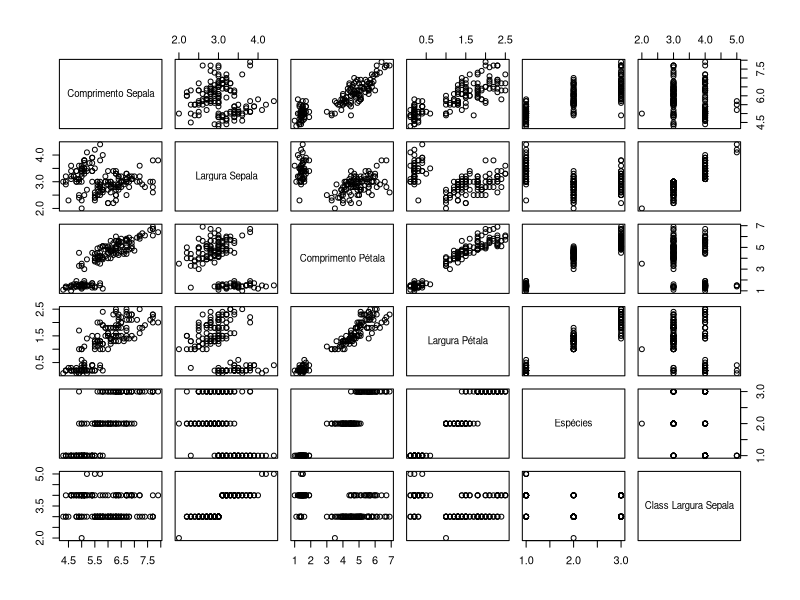
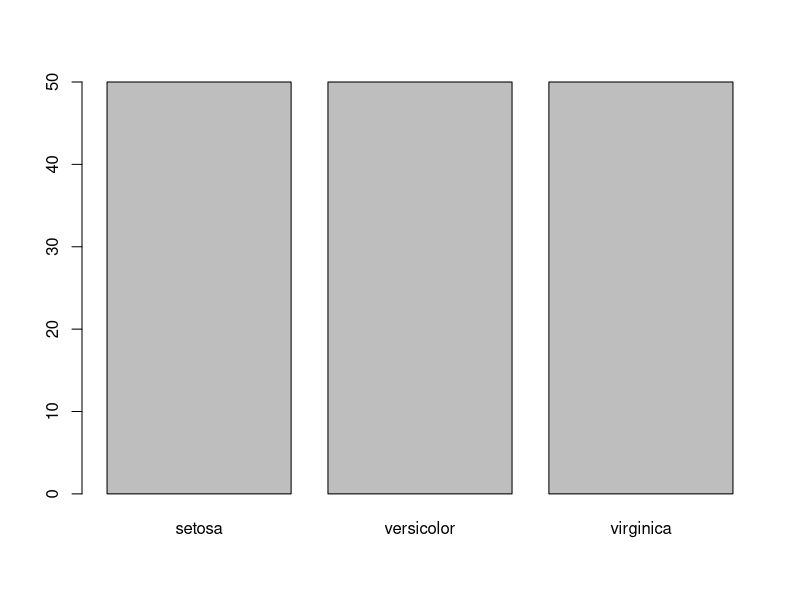
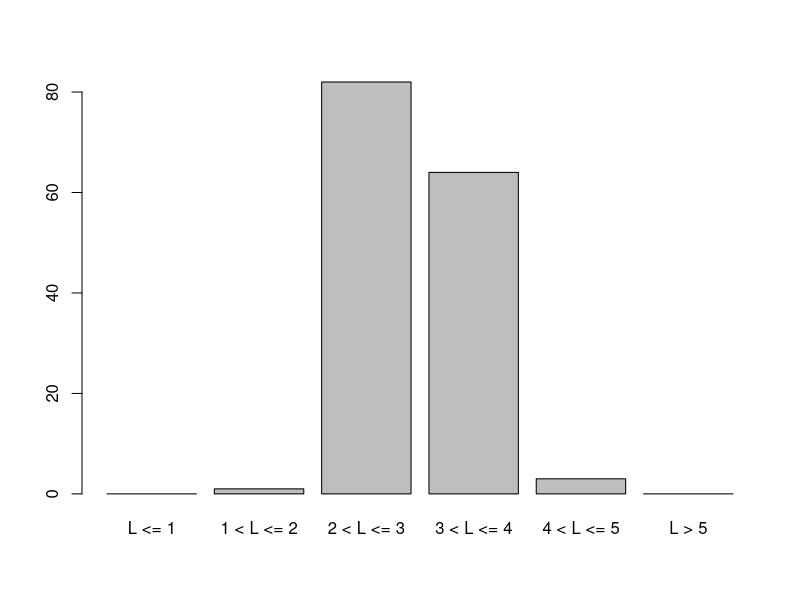
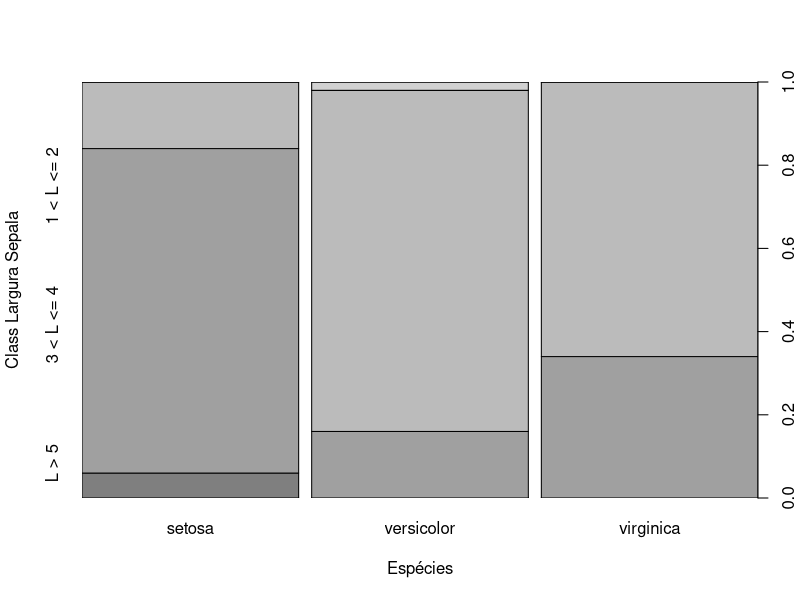
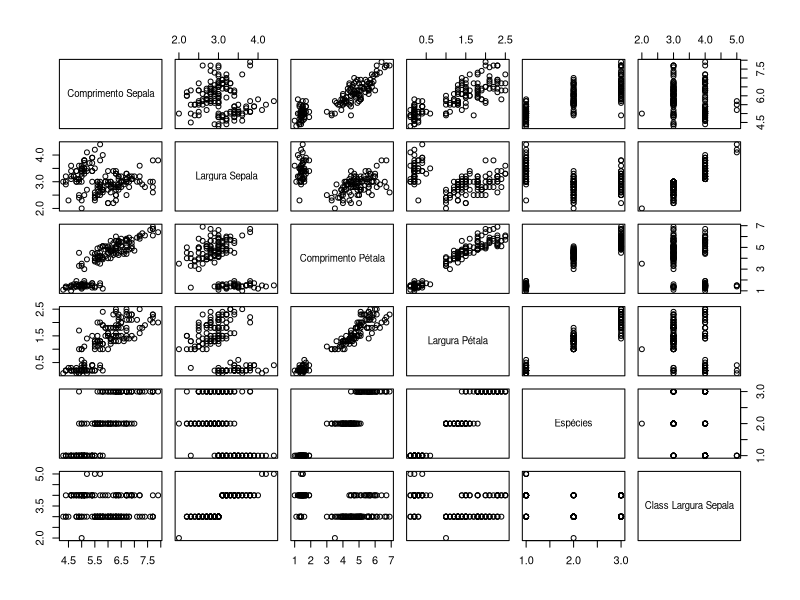
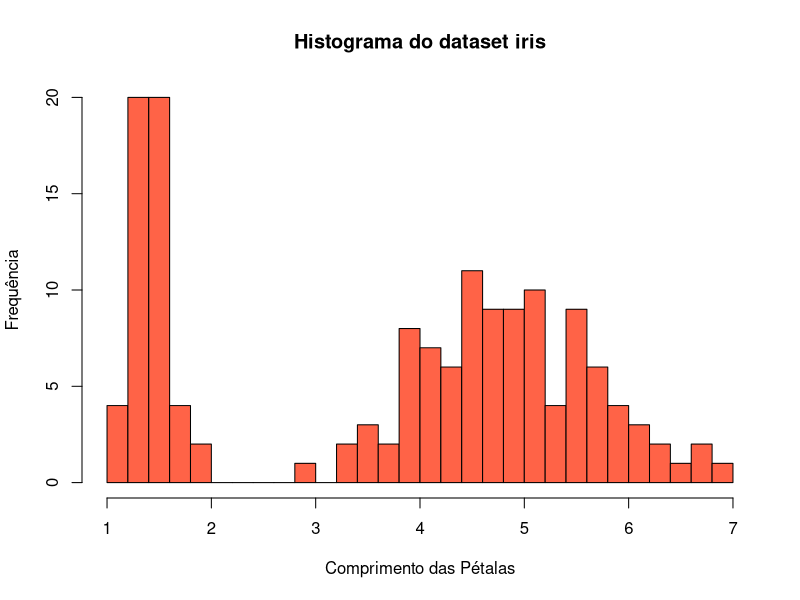
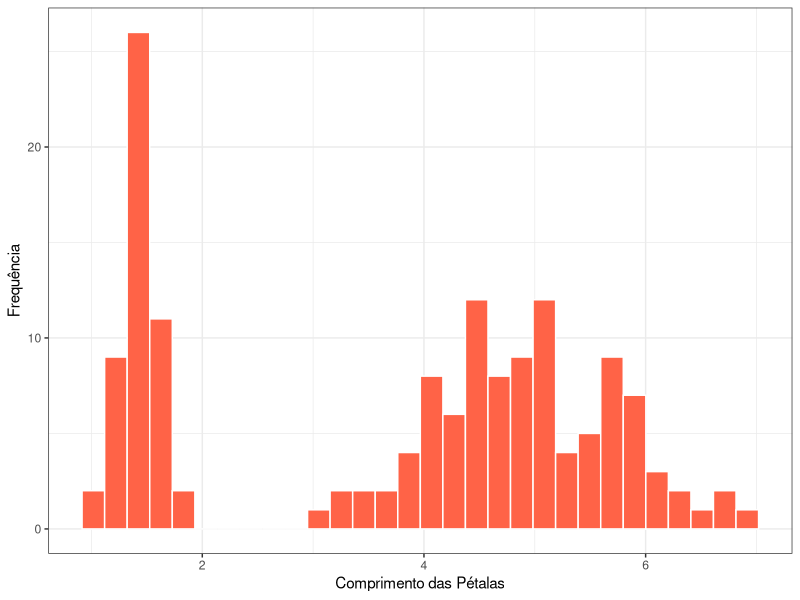

The R source for these figures, in order:
###.###.###.###.###.###.###.###.###.###.###.###.###.###.###.###.###.###.###.###
# CURSO INTRODUÇÃO A R - SCRIPT 2
###.###.###.###.###.###.###.###.###.###.###.###.###.###.###.###.###.###.###.###

# IMPORTANTE
# Há um conjunto de funções incríveis que não são nativas do R, mas foram desen-
# volvidas pela comunidade. Algumas até já tem no R puro, mas com o uso de outros.
# Um pacote muito importante, o qual carrega diversos outros importantes pacotes 
# é o tidyverse. Um dos principais pacotes importados é o dplyr

  
# Pacotes ----------------------------------------------------------------------
install.packages("tidyverse")   # análise, visualização e tratamento de dados
install.packages("kableExtra")  # visualização
library(tidyverse)
library(kableExtra)             

# Documentação
?tidyverse

# Pipe ( %>% ) -----------------------------------------------------------------
summary(iris)
iris %>% summary()
iris %>% head() %>% kbl()

ver <- function(df, n=7, name_table = "Base de Dados"){
  df %>% head(n) %>% 
    kbl(caption = paste("Tabela:",name_table)) %>%
    kable_classic(full_width = F, html_font = "") %>% 
    scroll_box(width = "100%", height = "300px")
}

args(ver)               # ver os argumentos da função
args(kable_classic)     # ver os argumentos da função
ver                     # ver a construção da função

ver(iris)
ver(iris, n=10, name_table = "Dataset Iris")
iris %>% summary() %>% ver()

# Filtros (Nativo do R x select() do pacote dplyr)
iris[iris$Species == 'versicolor' , ] %>% ver()
iris %>% filter(Species == 'versicolor') %>% ver()

# Condicionais ifelse / case_when ----------------------------------------------
classificacao <- ifelse(iris$Sepal.Width > 5, " > 5", " <= 5") # atribuindo a um vetor
iris$Classificacao <- classificacao   # criando uma nova variável a partir do vetor
iris %>% ver()

iris$Largura_Sepal <- case_when(
            iris$Sepal.Width > 5 ~ "L > 5",
            iris$Sepal.Width > 4 & iris$Sepal.Width <= 5 ~ "4 < L <= 5",
            iris$Sepal.Width > 3 & iris$Sepal.Width <= 4 ~ "3 < L <= 4",
            iris$Sepal.Width > 2 & iris$Sepal.Width <= 3 ~ "2 < L <= 3",
            iris$Sepal.Width > 1 & iris$Sepal.Width <= 2 ~ "1 < L <= 2",
            iris$Sepal.Width <= 1 ~ "L <= 1"
            )
iris %>% ver()

# Verificando/Alterando as classes do dataset ----------------------------------

class(iris)                # data.frame
class(iris$Species)        # factor (níveis, não somente textos aleatórios)
class(iris$Sepal.Length)   # numeric (float)
class(iris$Largura_Sepal)  # character

iris$Largura_Sepal  # observe que não consta os níveis relacionados
summary(iris)  # ver diferença entre as variáveis Species e Largura_Sepal

# supondo que eu queira classificar a variável Largura_Sepal
iris$Largura_Sepal <- factor(iris$Largura_Sepal)
class(iris$Largura_Sepal)
iris$Largura_Sepal

# veja que foram criados níveis. Como o R já entendeu a ordem, não precisei 
# especificar os níveis. Contudo, se eu quisesse/precisasse especificar, seria:
iris$Largura_Sepal <- factor(iris$Largura_Sepal,
                             levels = c("L <= 1",
                                        "1 < L <= 2",
                                        "2 < L <= 3",
                                        "3 < L <= 4",
                                        "4 < L <= 5",
                                        "L > 5")
                            )

# Obs: Deve ser na ordem desejada de classificação

iris %>% summary() %>% ver()  # veja diferença entre "Species" e "Largura_Sepal"

# Renomeando variáveis ---------------------------------------------------------
iris <- rename(.data = iris,
               "Comprimento Sepala" = Sepal.Length,
               "Largura Sepala" = Sepal.Width,
               "Comprimento Pétala" = Petal.Length,
               "Largura Pétala" = Petal.Width,
               "Espécies" = Species,
               "Class Largura Sepala" = Largura_Sepal)

iris %>% ver()

# criando um dataframe com as classes das variáveis
df_class <- data.frame("Variável" = iris %>% names(),
                       "Classe da Variável" = c(class(iris$`Comprimento Sepala`),
                                                class(iris$`Largura Sepala`),
                                                class(iris$`Comprimento Pétala`),
                                                class(iris$`Largura Pétala`),
                                                class(iris$`Espécies`),
                                                class(iris$`Classificacao`),
                                                class(iris$`Class Largura Sepala`)
                                                )
                       )

# Looping: for/while -----------------------------------------------------------
# vamos criar uma função para verificar todas as classes de cada variável

for (i in names(iris)){
  cat(paste(i, class(i), " - "))
}

# utilizando um for para a criação do dataframe. Exemplo
length(names(iris))                     # nº de variáveis
1:length(names(iris))                   # sequência 1,2,3,4,5,6
names(iris)[7]                          # nome da variável da posição 7
class(names(iris)[7])                   # classe da variável da posição 7
class(iris$`Comprimento Sepala`)        # classe da variável da posição 7
class(iris[["Comprimento Sepala"]])     # classe da variável da posição 7

classes_cariaveis_iris <- c()   # atribuindo um vetor vazio
for (i in 1:length(names(iris))){
  classes_cariaveis_iris[i] <- class(iris[[i]])
}
classes_cariaveis_iris

# aplicando em um looping
df_class <- data.frame("Variável" = iris %>% names(),
                       "Classe da Variável" = classes_cariaveis_iris)

df_class %>% ver(name_table = "Classes das Variáveis")

# Excluindo uma variável do dataset --------------------------------------------
# não é desejável a variável Classificacao (NULL)
iris$Classificacao <- NULL

iris %>% names()  # novos nomes das variáveis
iris %>% ver()

# Gráficos
plot(iris)
plot(iris$Espécies)
plot(iris$`Class Largura Sepala`)
plot(iris[, c("Espécies", "Class Largura Sepala")])
plot(iris)

#  histograma default do R
hist(iris$`Comprimento Pétala`, 
     main = "Histograma do dataset iris", 
     xlab = "Comprimento das Pétalas",
     ylab = "Frequência",
     col = "tomato", breaks = 30)

# histograma a partir do pacote ggplot2
iris %>% 
  ggplot() +
  geom_histogram(aes(x = `Comprimento Pétala`),
                 fill = "tomato",
                 color = "white") + # cor branca para as bordas
  scale_y_continuous(labels = scales::comma) + # para que os labels sejam separados por vígulas
  labs(x = "Comprimento das Pétalas",
       y = "Frequência") +
  theme_bw()  # background


################################################################################
# ---------------------------------- FIM ------------------------------------- #
################################################################################
